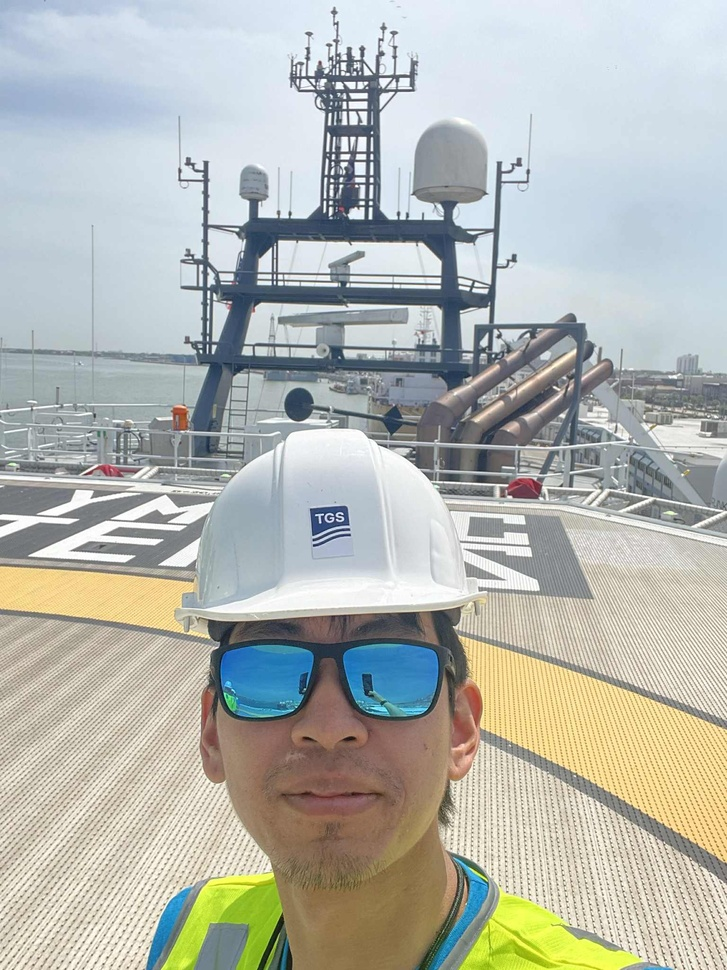
#> input picture computervision/codes/99046aab-a2ae-420f-b837-dec74c8c0636.jpeg, 727 x 970 px, shrunk from 1536 x 2048 before the run
$ jupyter execute hw2.ipynb
#> lines starting #> are read from the running program, lines starting #| are printed output that depends on the picture
[cell 1]
from skimage import io
from matplotlib import pyplot as plt
from skimage.color import rgb2gray
from skimage import util
import numpy as np

[cell 2]
image_rgb = io.imread('99046aab-a2ae-420f-b837-dec74c8c0636.jpeg')
#> image_rgb is the input picture: shape (970, 727, 3); mean R, G, B 179.7, 182.5, 175.9
image_gray = rgb2gray(image_rgb)
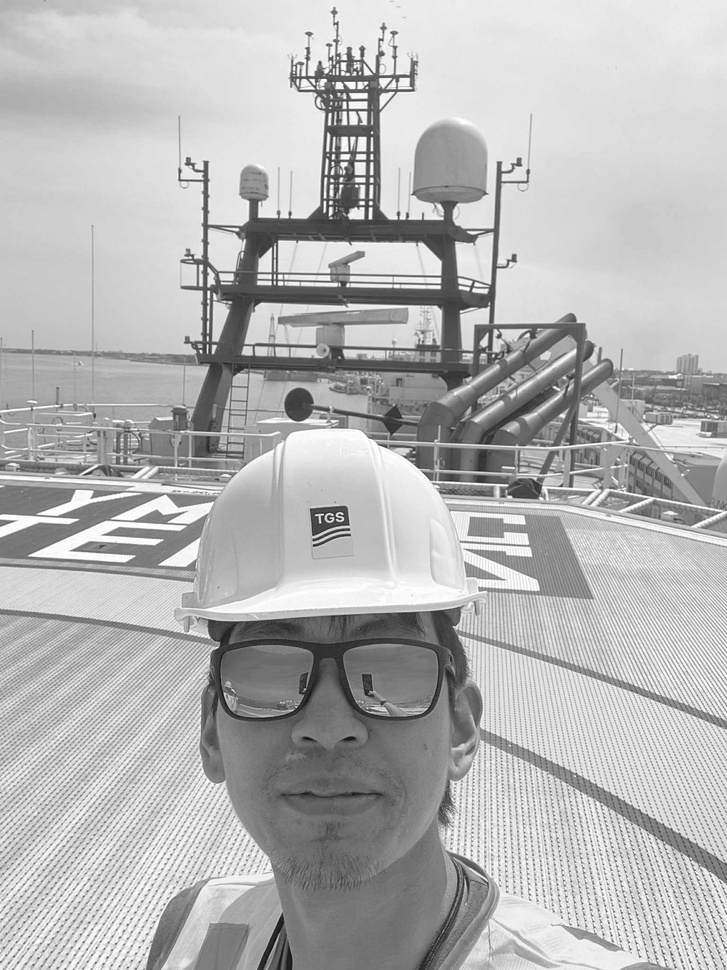
#> image_gray: shape (970, 727) float64; min 0.0482, max 1, mean 0.711
image_gray_float32 = util.img_as_float32(image_gray)

[cell 3]
plt.imshow(image_gray_float32,cmap=plt.cm.gray)

Filtering

[cell 4]
def apply_nxn_filter(image, kernel, stride, padding=True):
#> called with kernel = array of shape (3, 3), stride = 2, padding = True
    k = kernel.shape[0]

    if padding:
        pad = k // 2
        image_padded = np.pad(image, ((pad, pad), (pad, pad)), mode='constant')
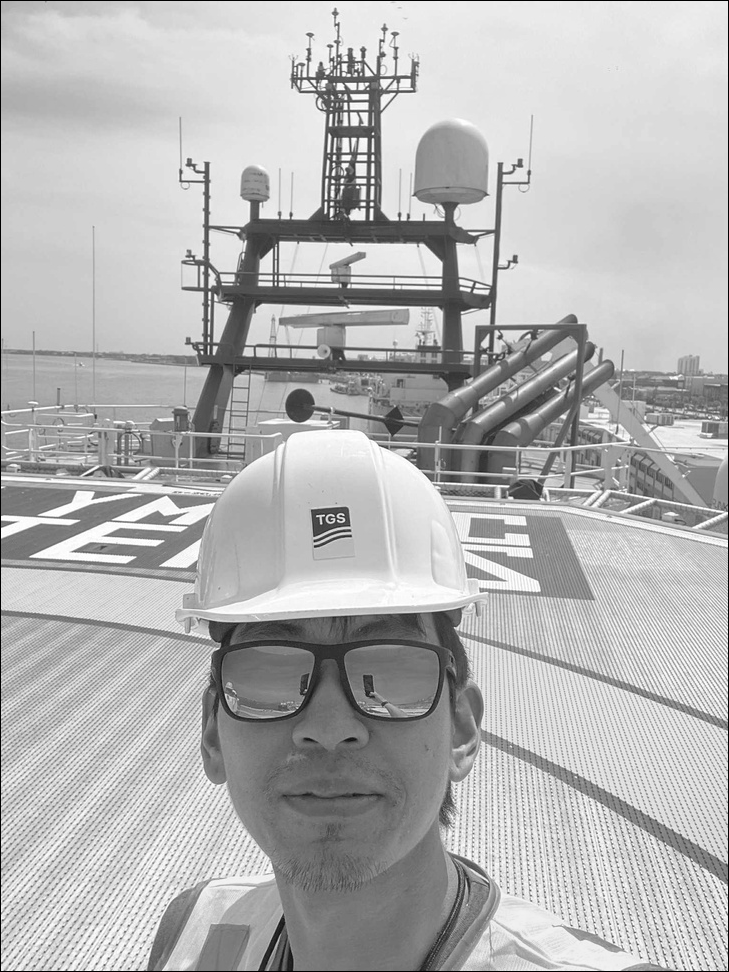
#> image_padded: shape (972, 729) float32; min 0, max 1, mean 0.708
    else:
        image_padded = image

    out_h = (image_padded.shape[0] - k) // stride + 1
#> out_h = 485
    out_w = (image_padded.shape[1] - k) // stride + 1
#> out_w = 364
    output = np.zeros((out_h, out_w))

    # Convolution
    for i in range(0, out_h):
        for j in range(0, out_w):
            region = image_padded[i*stride:i*stride+k, j*stride:j*stride+k]
            output[i, j] = np.sum(region * kernel)
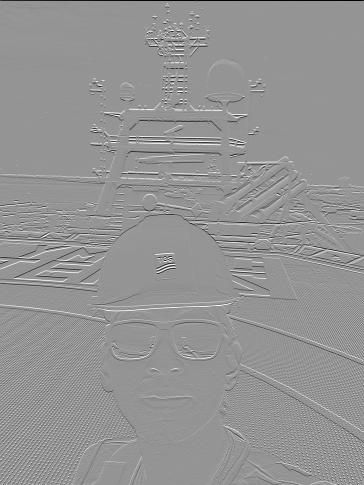
#> output: shape (485, 364) float64; min -3.75, max 2.68, mean -0.00549; drawn with min black and max white

    return output

[cell 5]
# kernel
f1 = np.array([[1,  2,  1],
                    [0,  0,  0],
                    [-1, -2, -1]])


f2 = np.array([[0, 0, 0],
                    [0, 2, 0],
                    [0, 0, 0]]) - 1/9 * np.ones((3,3))


f3 = 1/16 * np.array([[1, 2, 1],
                             [2, 4, 2],
                             [1, 2, 1]])

newimage_1 = apply_nxn_filter(image_gray_float32, kernel=f1, stride=2, padding=True)
newimage_2 = apply_nxn_filter(image_gray_float32, kernel=f2, stride=2, padding=True)
#> call 2 of apply_nxn_filter, with kernel = array of shape (3, 3), stride = 2, padding = True
#> after the loop in apply_nxn_filter (call 2), `for i in range(0, out_h):`:
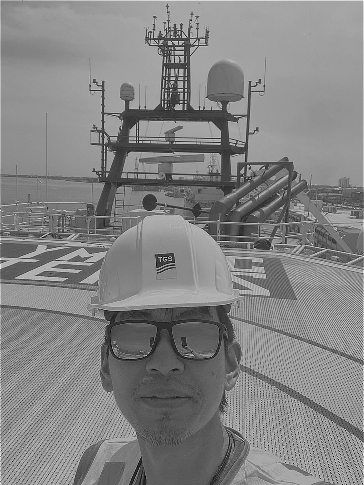
#> output: shape (485, 364) float64; min -0.0933, max 1.47, mean 0.714; drawn with min black and max white
newimage_3 = apply_nxn_filter(image_gray_float32, kernel=f3, stride=1, padding=True)

[cell 6]
import matplotlib.pyplot as plt

plt.figure(figsize=(8, 8))

plt.subplot(2, 2, 1)
plt.imshow(image_gray_float32, cmap=plt.cm.gray)
plt.title("Original")

plt.subplot(2, 2, 2)
plt.imshow(newimage_1, cmap=plt.cm.gray)
plt.title("Filtered f1")

plt.subplot(2, 2, 3)
plt.imshow(newimage_2, cmap=plt.cm.gray)
plt.title("Filtered f2")

plt.subplot(2, 2, 4)
plt.imshow(newimage_3, cmap=plt.cm.gray)
plt.title("Filtered f3")

plt.tight_layout()
plt.show()
